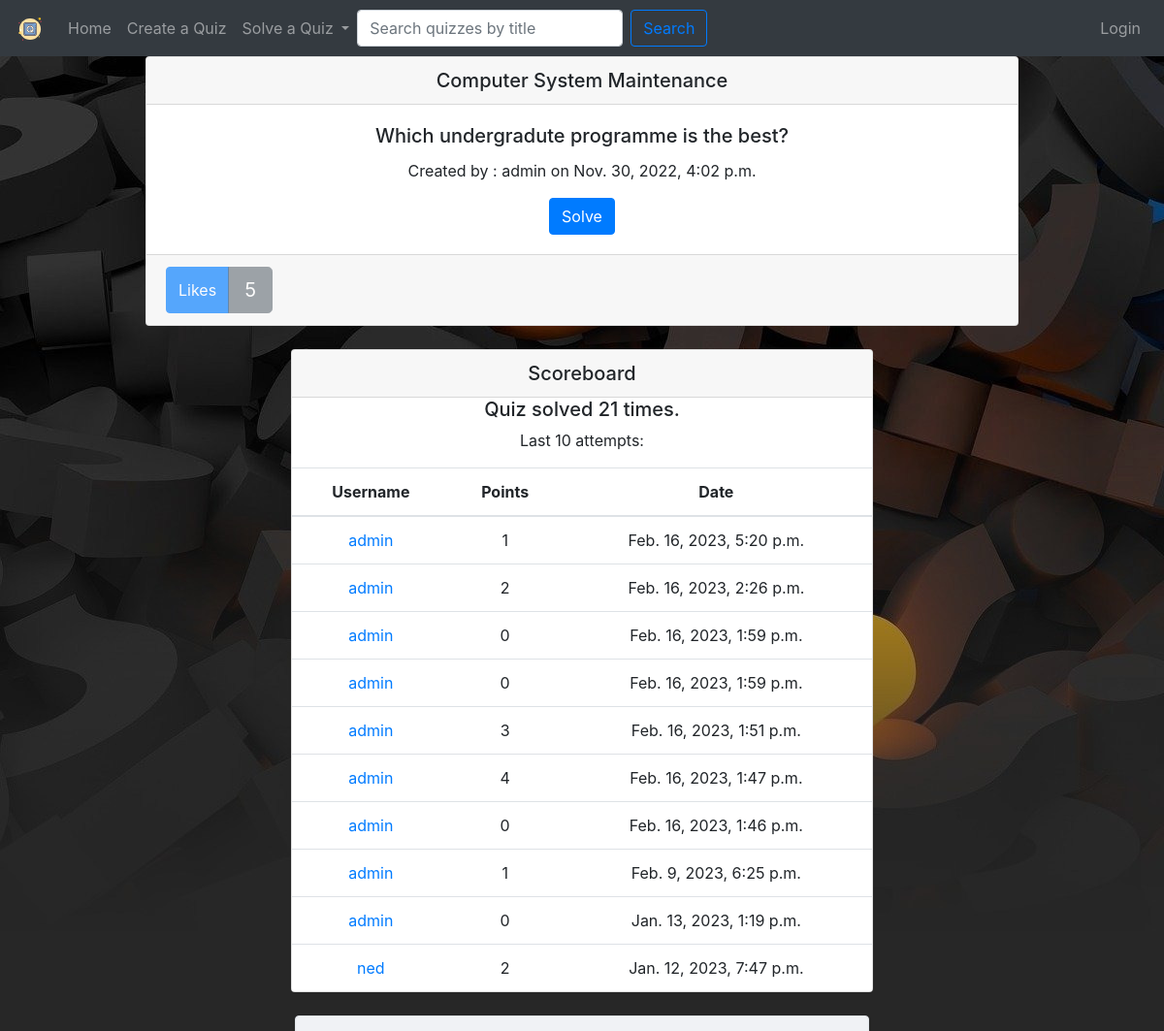
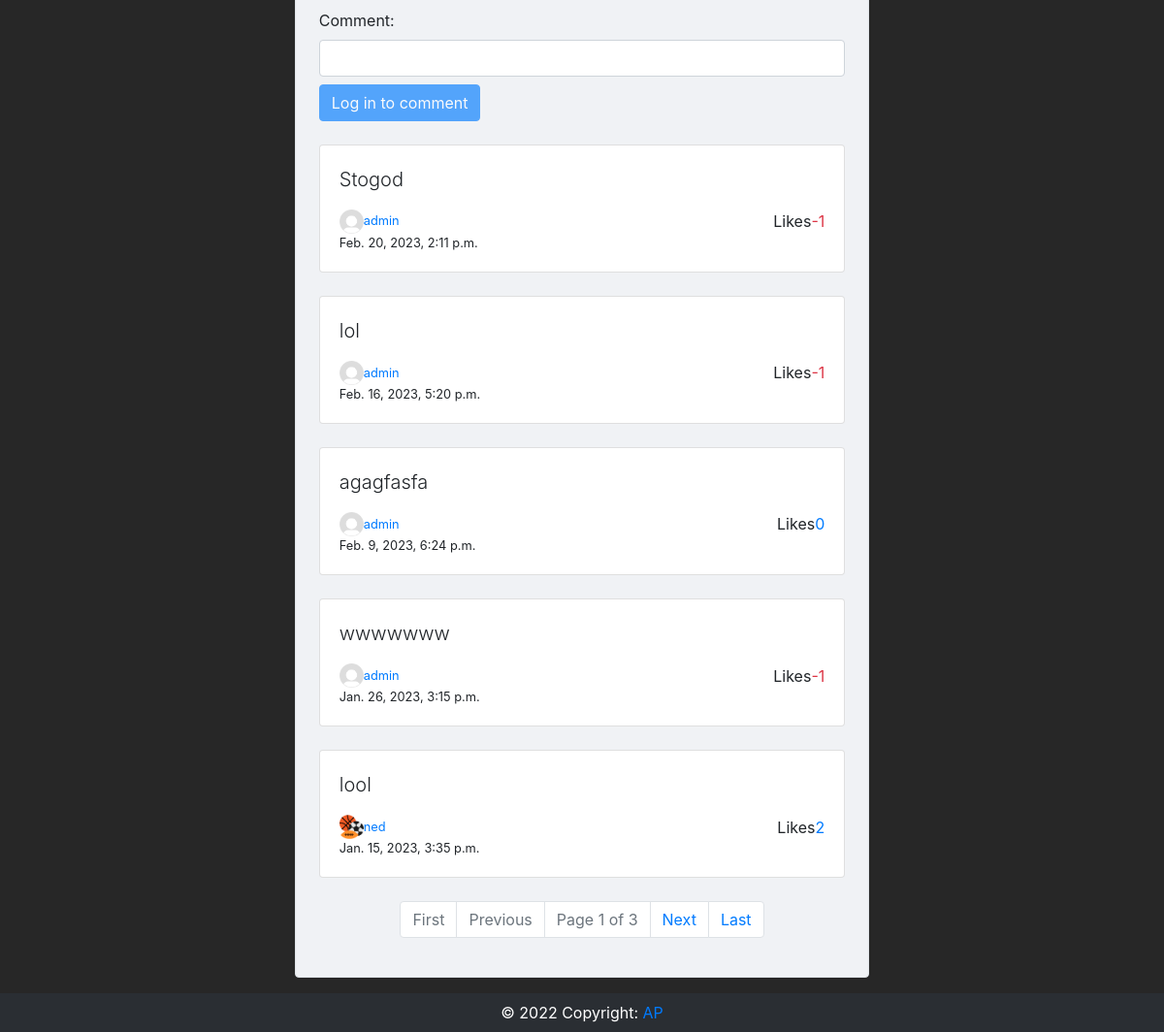
The page /quiz/127/ on the database its author committed (2 pictures, top to bottom).
### quiz/models.py (models this page shows, shortened)
class Quiz(models.Model):
    choices = (
        ('history', "History"),
        ('geography', "Geography"),
        ('sports', "Sports"),
        ('entertainment', "Entertainment"),
        ('music', "Music"),
        ('language', "Language"),
        ('gaming', "Gaming"),
        ('other', "Other"),
    )
    title = models.CharField(max_length=40, unique=True, blank=False)
    description = models.CharField(max_length=100, blank=False)
    category = models.CharField(max_length=20, choices = choices)
    created = models.DateTimeField(auto_now_add=True)
    created_by = models.ForeignKey(settings.AUTH_USER_MODEL, null=True, on_delete=models.SET_NULL)
    rating = models.IntegerField(default=0)
    class Meta:
        verbose_name_plural = "Quizes"

class User_quiz_points(models.Model):
    user = models.ForeignKey(settings.AUTH_USER_MODEL, on_delete=models.CASCADE)
    quiz = models.ForeignKey(Quiz, on_delete=models.CASCADE)
    points = models.IntegerField()
    date = models.DateTimeField(auto_now_add=True)
    class Meta:
        verbose_name_plural = "User quiz points"

class Quiz_comment(models.Model):
    comment = models.CharField(max_length=160, blank=False)
    user = models.ForeignKey(settings.AUTH_USER_MODEL, on_delete=models.CASCADE)
    quiz = models.ForeignKey(Quiz, on_delete=models.CASCADE)
    created = models.DateTimeField(auto_now_add=True)
    rating = models.IntegerField(default=0)

### quiz/views.py (the view, shortened to what this page needs)
# urls.py: path('quiz/<str:pk>/', views.quizPage, name='quiz'),
def quizPage(request,pk):
	quiz = Quiz.objects.get(id=pk)
	name = quiz.title
	users = User_quiz_points.objects.filter(quiz__title=name).order_by('-date')[:10]
	solvedby = User_quiz_points.objects.filter(quiz=pk).count()
	comments = Quiz_comment.objects.filter(quiz=pk).order_by('-created')
	for comment in comments:
		profile_data = Profile.objects.get(user=comment.user)
		comment.avatar = profile_data.avatar
	paginator = Paginator(comments, 5)
	page_number = request.GET.get('page')
	page_comments = paginator.get_page(page_number)
	context = {'quiz': quiz, 'users': users, 'solvedby':solvedby, 'commentform':CommentForm, 'page_comments':page_comments}
	is_ajax = request.headers.get('X-Requested-With') == 'XMLHttpRequest'
	if is_ajax:
		if request.method == 'POST':
			data = json.load(request)
			updated_values = data.get('payload')
			if 'commentid' in updated_values:
				comment = Quiz_comment.objects.get(id = int(updated_values['commentid']))
				user = comment.user
				report = Reported_comment(reportedby = request.user, user = user,comment = comment, reason = updated_values['reason'])
				report.save()
				return JsonResponse({'status': 'OK'}, status=200)
			else:
				report = Reported_quiz(reportedbyuser = request.user, user = quiz.created_by, quiz = quiz, reason = updated_values['reason'])
				report.save()
				return JsonResponse({'status': 'OK'}, status=200)
		if request.method == 'GET':
			comments = list(Quiz_comment.objects.filter(quiz=quiz).values())
			return JsonResponse({'comments': comments, 'quiz':model_to_dict(quiz)})
		if request.method == 'PUT':
			data = json.load(request)
			updated_values = data.get('payload')
			like = updated_values['vote']
			if 'commentid' in updated_values:
				comment = comments.get(id=updated_values['commentid'])
				if not User_comment_relation.objects.filter(user = request.user, comment = comment).exists():
					if like == 'like':
						comment.rating+=1
						usercomment = User_comment_relation(user = request.user, comment = comment, like = 1)
						usercomment.save()
						comment.save()
					else:
						comment.rating-=1
						usercomment = User_comment_relation(user = request.user, comment = comment, like = -1)
						usercomment.save()
						comment.save()
				else:
					currentcomment = User_comment_relation.objects.get(user = request.user, comment = comment)
					if like == 'like':
						if currentcomment.like == 0:
							comment.rating += 1
							comment.save()
							currentcomment.like += 1
							currentcomment.save()
						elif currentcomment.like == -1:
							comment.rating +=2
							comment.save()
							currentcomment.like = 1
							currentcomment.save()
						else:
							comment.rating -= 1
							comment.save()
							currentcomment.like = 0
							currentcomment.save()
					if like == 'dislike':
						if currentcomment.like == 0:
							comment.rating -= 1
							comment.save()
							currentcomment.like = -1
							currentcomment.save()
						elif currentcomment.like == 1:
							comment.rating -= 2
							comment.save()
							currentcomment.like = -1
							currentcomment.save()
						else:
							comment.rating += 1
							comment.save()
							currentcomment.like = 0
							currentcomment.save()
			else:
				if not User_quiz_relation.objects.filter(user = request.user, quiz = quiz).exists():
					if like == 'like':
						quiz.rating+=1
						userquizrating = User_quiz_relation(user = request.user, quiz = quiz, like = 1)
						userquizrating.save()
						quiz.save()
					else:
						quiz.rating-=1
						userquizrating = User_quiz_relation(user = request.user, quiz = quiz, like = -1)
						userquizrating.save()
						quiz.save()
				else:
					userquizrating = User_quiz_relation.objects.get(user = request.user, quiz = quiz)
					if like == 'like':
						if userquizrating.like == 0:
							quiz.rating += 1
							quiz.save()
							userquizrating.like += 1
							userquizrating.save()
						elif userquizrating.like == -1:
							quiz.rating +=2
							quiz.save()
							userquizrating.like = 1
							userquizrating.save()
						else:
							quiz.rating -= 1
							quiz.save()
							userquizrating.like = 0
							userquizrating.save()
					if like == 'dislike':
						if userquizrating.like == 0:
							quiz.rating -= 1
							quiz.save()
							userquizrating.like = -1
							userquizrating.save()
						elif userquizrating.like == 1:
							quiz.rating -= 2
							quiz.save()
							userquizrating.like = -1
							userquizrating.save()
						else:
							quiz.rating += 1
							quiz.save()
							userquizrating.like = 0
							userquizrating.save()
			return JsonResponse({'status': 'OK'}, status=200)
		return JsonResponse({'status': 'Invalid request'}, status=400)
	else:
		if request.method == 'POST':
			form = CommentForm(request.POST)
			if form.is_valid():
				comment = form.save(commit=False)
				comment.user = request.user
				comment.quiz = quiz
				comment.save()
				return redirect('quiz', pk=quiz.id)
	return render(request, 'quiz/quiz.html', context)

### quiz/templates/quiz/quiz.html (shortened to what this page needs)
{%extends './basetemp.html' %}
{% block content %}
    <div class="card center text-center mb-4">
      <h5 class="card-header">{{quiz.title}}</h5>
      <div class="card-body">
        <h5 class="card-title">{{quiz.description}}</h5>
        <p class="card-text">Created by : {{quiz.created_by}} on {{quiz.created}}</p>
        <a href="{% url 'solvequiz' quiz.id%}" class="btn btn-primary">Solve</a>
      </div>
        <div class="card-footer">
          <div class="btn-group" role="group" aria-label="Basic example" style="float: left;">
            {% if user.is_authenticated %}
              <button type="button" class="btn btn-primary" id="like-{{quiz.id}}" onclick="quizvoting('{{quiz.id}}', 'like')">Like</button>
              <button type="button" class="btn btn-secondary btn-lg" id="quizrating" disabled>{{quiz.rating}}</button>
              <button type="button" class="btn btn-primary" id="dislike-{{quiz.id}}" onclick="quizvoting('{{quiz.id}}', 'dislike')">Dislike</button>
            {% else %}
              <button type="button" disabled class="btn btn-primary">Likes</button>
              <button type="button" class="btn btn-secondary btn-lg" id="quizrating" disabled>{{quiz.rating}}</button>
            {% endif %}
          </div>
        </div>
    </div>
    <div class="card text-center center-50 mb-4">
      <h5 class="card-header">Scoreboard</h5>
      <h5>Quiz solved {{solvedby}} times.</h5>
      <p>Last 10 attempts:</p>
      <div class="table-responsive-sm">
        <table class="table mb-0 bg-white table-hover">
          <thead>
            <tr>
              <th scope="col">Username</th>
              <th scope="col">Points</th>
              <th scope="col">Date</th>
            </tr>
          </thead>
          <tbody>
            {% if users %}
              {% for user in users %}
                <tr>
                  <td><a href="{% url 'profile' user.user.username %}">{{user.user}}</a></td>
                  <td>{{user.points}}</td>
                  <td>{{user.date}}</td>
                </tr>
              {% endfor %}
            {% endif %}
          </tbody>
        </table>
      </div>
    </div>
    <div class="row d-flex justify-content-center bottom" style="margin-right: 0px;">
      <div class="col-md-8 col-lg-6 pr-0" >
        <div class="card shadow-0 border" style="background-color: #f0f2f5;">
          <div class="card-body p-4">
            <div class="form-outline mb-4">
              <form action="" method="POST">
                {{commentform}}
                {% if user.is_authenticated %}
                  <input type="submit" class="btn btn-primary mt-2" name="Submit" value="Post" />
                {% else %}
                  <input type="submit" class="btn btn-primary mt-2" name="Submit" value="Log in to comment" disabled />
                {% endif %}
              </form>
            </div>
          {% for comment in page_comments %}
            <div class="card mb-4">
              <div class="card-body">
                <p class="lead">{{comment.comment}}</p>
                <div class="d-flex justify-content-between">
                  <div class="d-flex flex-row align-items-center">
                    <img src="{{comment.avatar.url}}" alt="avatar" width="25"
                        height="25" />
                    <a href="{% url 'profile' comment.user.username%}"><p class="small mb-0 ms-2">{{comment.user}}</p></a>
                  </div>
                  <div class="d-flex flex-row align-items-center">
                    {% if user.is_authenticated %}
                      <p class="small text-muted mb-0" id="like-{{comment.id}}" onclick="commentvoting('{{comment.id}}', 'like')">Like</p>
                      <p class="mb-0 {% if comment.rating >= 0 %}text-primary{% else %}text-danger{% endif %} large" id=comment-{{comment.id}}>{{comment.rating}}</p>
                      <p class="small text-muted mb-0" id="dislike-{{comment.id}}" onclick="commentvoting('{{comment.id}}', 'dislike')">Dislike</p>
                      <p class="small mb-0 ms-2" data-toggle="modal" data-target="#commentmodal" onclick="addcomment('{{comment.id}}')">Report</p>
                    {% else %}
                    <p class="mb-0">Likes</p>
                    <p class="mb-0 {% if comment.rating >= 0 %}text-primary{% else %}text-danger{% endif %} large" id=comment-{{comment.id}}>{{comment.rating}}</p>
                    {% endif %}
                  </div>
                </div>
                <div class="d-flex flex-row align-items-center">
                    <p class="small mb-0 ms-2">{{comment.created}}</p>
                </div>
              </div>
            </div>
          {% endfor %}
          <nav aria-label="Page navigation example">
            <ul class="pagination justify-content-center">
              <li class="page-item {% if not page_comments.has_previous %} disabled {% endif %}">
                <a class="page-link" href="?page=1" tabindex="-1">First</a>
              </li>
              <li class="page-item {% if not page_comments.has_previous %} disabled {% endif %}">
                <a class="page-link" href="{% if page_comments.has_previous %}?page={{ page_comments.previous_page_number }} {% else %} # {% endif %}" tabindex="-1">Previous</a>
              </li>
              <li class="page-item disabled"><a class="page-link" href="#">Page {{ page_comments.number }} of {{ page_comments.paginator.num_pages }}</a></li>
              <li class="page-item {% if not page_comments.has_next %} disabled {% endif %}">
                <a class="page-link" href="{% if page_comments.has_next %}?page={{ page_comments.next_page_number }} {% else %} # {% endif %}">Next</a>
              </li>
              <li class="page-item {% if not page_comments.has_next %} disabled {% endif %}">
                <a class="page-link" href="?page={{ page_comments.paginator.num_pages }}" tabindex="-1">Last</a>
              </li>
            </ul>
          </nav>
          </div>
        </div>
      </div>
    </div>
{% endblock %}

### quiz/static/quiz/style.css (style rules this page uses)
.center { margin: auto; width: 75%; }
.center-50 { margin: auto; width: 50%; }
body { background-image: url("images/question.jpg"); background-color: rgb(39, 39, 39); background-repeat: no-repeat; }
body { display: flex; flex-direction: column; min-height: 100vh; }

### rows shown on the page
Quiz: title "Computer System Maintenance", description "Which undergradute programme is the best?", created_by "admin", created "Nov. 30, 2022, 4:02 p.m.", rating "5"
User_quiz_points: user "admin", points "1", date "Feb. 16, 2023, 5:20 p.m."
User_quiz_points: user "admin", points "2", date "Feb. 16, 2023, 2:26 p.m."
User_quiz_points: user "admin", points "0", date "Feb. 16, 2023, 1:59 p.m."
User_quiz_points: user "admin", points "0", date "Feb. 16, 2023, 1:59 p.m."
User_quiz_points: user "admin", points "3", date "Feb. 16, 2023, 1:51 p.m."
User_quiz_points: user "admin", points "4", date "Feb. 16, 2023, 1:47 p.m."
User_quiz_points: user "admin", points "0", date "Feb. 16, 2023, 1:46 p.m."
User_quiz_points: user "admin", points "1", date "Feb. 9, 2023, 6:25 p.m."
User_quiz_points: user "admin", points "0", date "Jan. 13, 2023, 1:19 p.m."
User_quiz_points: user "ned", points "2", date "Jan. 12, 2023, 7:47 p.m."
Quiz_comment: comment "Stogod", user "admin", rating "-1", created "Feb. 20, 2023, 2:11 p.m."
Quiz_comment: comment "lol", user "admin", rating "-1", created "Feb. 16, 2023, 5:20 p.m."
Quiz_comment: comment "agagfasfa", user "admin", rating "0", created "Feb. 9, 2023, 6:24 p.m."
Quiz_comment: comment "wwwwwww", user "admin", rating "-1", created "Jan. 26, 2023, 3:15 p.m."
Quiz_comment: comment "lool", shows a picture, user "ned", rating "2", created "Jan. 15, 2023, 3:35 p.m."

### other values the page prints
{{ solvedby }} "21"
{{ page_comments.number }} "1"
{{ page_comments.paginator.num_pages }} "3"
